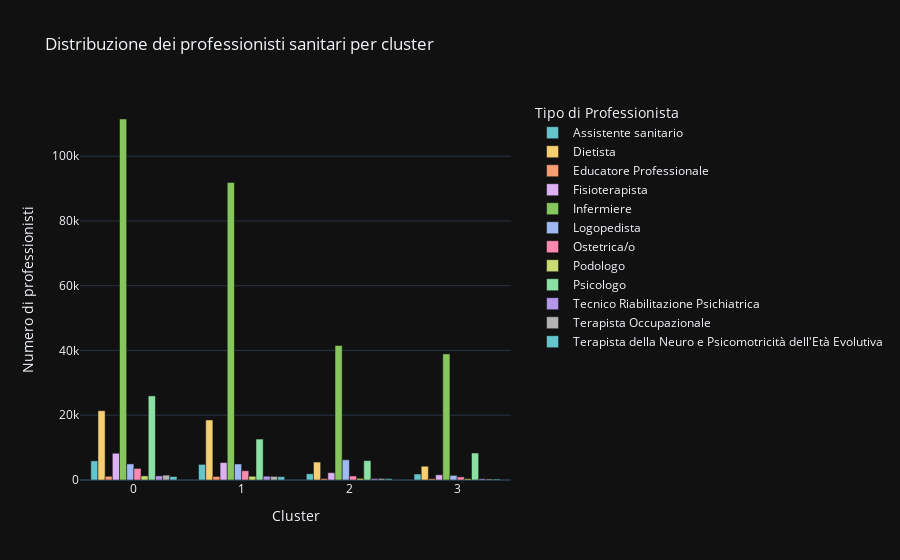

The cell this chart's notebook holds for it:
### Markdown cell above
### Analysis of the distribution of types of healthcare professionals by cluster
The following code calculates the frequency of each type of healthcare professional per cluster and visualizes the results in an interactive bar chart. This visualization provides insights into the distribution of different healthcare professional types within each cluster.

### Code cell
# Calculate the frequency of each type of healthcare professional per cluster
cluster_counts = data.groupby(['cluster', 'tipologia_professionista_sanitario']).size().reset_index(name='count')

# Create an interactive bar chart with Plotly
fig = px.bar(
    cluster_counts,
    x='cluster',
    y='count',
    color='tipologia_professionista_sanitario',
    title='Distribuzione dei professionisti sanitari per cluster',
    labels={'cluster': 'Cluster', 'count': 'Numero di professionisti', 'healthcare_professional_type': 'Tipo di Professionista'},
    barmode='group',
    color_discrete_sequence=px.colors.qualitative.Pastel
)

# Customize the chart
fig.update_layout(
    xaxis_title='Cluster',
    yaxis_title='Numero di professionisti',
    legend_title='Tipo di Professionista',
    legend=dict(
        x=1.05,  # Horizontal position of the legend
        y=1,     # Vertical position of the legend
        traceorder='normal'  # Order of items in the legend
    )
)

# Show the chart
fig.show()

### Figure 1 — Plotly figure (JSON) as saved in the notebook; plotly's stock layout.template omitted (floating-point values rounded to 4 significant figures)
{"data": [{"alignmentgroup": "True", "hovertemplate": "tipologia_professionista_sanitario=Assistente sanitario<br>Cluster=%{x}<br>Numero di professionisti=%{y}<extra></extra>", "legendgroup": "Assistente sanitario", "marker": {"color": "rgb(102, 197, 204)", "pattern": {"shape": ""}}, "name": "Assistente sanitario", "offsetgroup": "Assistente sanitario", "orientation": "v", "showlegend": true, "textposition": "auto", "x": [0, 1, 2, 3], "xaxis": "x", "y": [5906, 4816, 1922, 1844], "yaxis": "y", "type": "bar"}, {"alignmentgroup": "True", "hovertemplate": "tipologia_professionista_sanitario=Dietista<br>Cluster=%{x}<br>Numero di professionisti=%{y}<extra></extra>", "legendgroup": "Dietista", "marker": {"color": "rgb(246, 207, 113)", "pattern": {"shape": ""}}, "name": "Dietista", "offsetgroup": "Dietista", "orientation": "v", "showlegend": true, "textposition": "auto", "x": [0, 1, 2, 3], "xaxis": "x", "y": [21394, 18541, 5544, 4255], "yaxis": "y", "type": "bar"}, {"alignmentgroup": "True", "hovertemplate": "tipologia_professionista_sanitario=Educatore Professionale<br>Cluster=%{x}<br>Numero di professionisti=%{y}<extra></extra>", "legendgroup": "Educatore Professionale", "marker": {"color": "rgb(248, 156, 116)", "pattern": {"shape": ""}}, "name": "Educatore Professionale", "offsetgroup": "Educatore Professionale", "orientation": "v", "showlegend": true, "textposition": "auto", "x": [0, 1, 2, 3], "xaxis": "x", "y": [1155, 1089, 432, 382], "yaxis": "y", "type": "bar"}, {"alignmentgroup": "True", "hovertemplate": "tipologia_professionista_sanitario=Fisioterapista<br>Cluster=%{x}<br>Numero di professionisti=%{y}<extra></extra>", "legendgroup": "Fisioterapista", "marker": {"color": "rgb(220, 176, 242)", "pattern": {"shape": ""}}, "name": "Fisioterapista", "offsetgroup": "Fisioterapista", "orientation": "v", "showlegend": true, "textposition": "auto", "x": [0, 1, 2, 3], "xaxis": "x", "y": [8261, 5384, 2258, 1597], "yaxis": "y", "type": "bar"}, {"alignmentgroup": "True", "hovertemplate": "tipologia_professionista_sanitario=Infermiere<br>Cluster=%{x}<br>Numero di professionisti=%{y}<extra></extra>", "legendgroup": "Infermiere", "marker": {"color": "rgb(135, 197, 95)", "pattern": {"shape": ""}}, "name": "Infermiere", "offsetgroup": "Infermiere", "orientation": "v", "showlegend": true, "textposition": "auto", "x": [0, 1, 2, 3], "xaxis": "x", "y": [111478, 91885, 41526, 38929], "yaxis": "y", "type": "bar"}, {"alignmentgroup": "True", "hovertemplate": "tipologia_professionista_sanitario=Logopedista<br>Cluster=%{x}<br>Numero di professionisti=%{y}<extra></extra>", "legendgroup": "Logopedista", "marker": {"color": "rgb(158, 185, 243)", "pattern": {"shape": ""}}, "name": "Logopedista", "offsetgroup": "Logopedista", "orientation": "v", "showlegend": true, "textposition": "auto", "x": [0, 1, 2, 3], "xaxis": "x", "y": [4967, 4948, 6242, 1435], "yaxis": "y", "type": "bar"}, {"alignmentgroup": "True", "hovertemplate": "tipologia_professionista_sanitario=Ostetrica/o<br>Cluster=%{x}<br>Numero di professionisti=%{y}<extra></extra>", "legendgroup": "Ostetrica/o", "marker": {"color": "rgb(254, 136, 177)", "pattern": {"shape": ""}}, "name": "Ostetrica/o", "offsetgroup": "Ostetrica/o", "orientation": "v", "showlegend": true, "textposition": "auto", "x": [0, 1, 2, 3], "xaxis": "x", "y": [3574, 2863, 1229, 956], "yaxis": "y", "type": "bar"}, {"alignmentgroup": "True", "hovertemplate": "tipologia_professionista_sanitario=Podologo<br>Cluster=%{x}<br>Numero di professionisti=%{y}<extra></extra>", "legendgroup": "Podologo", "marker": {"color": "rgb(201, 219, 116)", "pattern": {"shape": ""}}, "name": "Podologo", "offsetgroup": "Podologo", "orientation": "v", "showlegend": true, "textposition": "auto", "x": [0, 1, 2, 3], "xaxis": "x", "y": [1263, 1152, 493, 372], "yaxis": "y", "type": "bar"}, {"alignmentgroup": "True", "hovertemplate": "tipologia_professionista_sanitario=Psicologo<br>Cluster=%{x}<br>Numero di professionisti=%{y}<extra></extra>", "legendgroup": "Psicologo", "marker": {"color": "rgb(139, 224, 164)", "pattern": {"shape": ""}}, "name": "Psicologo", "offsetgroup": "Psicologo", "orientation": "v", "showlegend": true, "textposition": "auto", "x": [0, 1, 2, 3], "xaxis": "x", "y": [25975, 12642, 5980, 8335], "yaxis": "y", "type": "bar"}, {"alignmentgroup": "True", "hovertemplate": "tipologia_professionista_sanitario=Tecnico Riabilitazione Psichiatrica<br>Cluster=%{x}<br>Numero di professionisti=%{y}<extra></extra>", "legendgroup": "Tecnico Riabilitazione Psichiatrica", "marker": {"color": "rgb(180, 151, 231)", "pattern": {"shape": ""}}, "name": "Tecnico Riabilitazione Psichiatrica", "offsetgroup": "Tecnico Riabilitazione Psichiatrica", "orientation": "v", "showlegend": true, "textposition": "auto", "x": [0, 1, 2, 3], "xaxis": "x", "y": [1270, 1169, 443, 378], "yaxis": "y", "type": "bar"}, {"alignmentgroup": "True", "hovertemplate": "tipologia_professionista_sanitario=Terapista Occupazionale<br>Cluster=%{x}<br>Numero di professionisti=%{y}<extra></extra>", "legendgroup": "Terapista Occupazionale", "marker": {"color": "rgb(179, 179, 179)", "pattern": {"shape": ""}}, "name": "Terapista Occupazionale", "offsetgroup": "Terapista Occupazionale", "orientation": "v", "showlegend": true, "textposition": "auto", "x": [0, 1, 2, 3], "xaxis": "x", "y": [1504, 1118, 467, 317], "yaxis": "y", "type": "bar"}, {"alignmentgroup": "True", "hovertemplate": "tipologia_professionista_sanitario=Terapista della Neuro e Psicomotricità dell'Età Evolutiva<br>Cluster=%{x}<br>Numero di professionisti=%{y}<extra></extra>", "legendgroup": "Terapista della Neuro e Psicomotricità dell'Età Evolutiva", "marker": {"color": "rgb(102, 197, 204)", "pattern": {"shape": ""}}, "name": "Terapista della Neuro e Psicomotricità dell'Età Evolutiva", "offsetgroup": "Terapista della Neuro e Psicomotricità dell'Età Evolutiva", "orientation": "v", "showlegend": true, "textposition": "auto", "x": [0, 1, 2, 3], "xaxis": "x", "y": [1073, 1029, 406, 311], "yaxis": "y", "type": "bar"}], "layout": {"xaxis": {"anchor": "y", "domain": [0.0, 1.0], "title": {"text": "Cluster"}}, "yaxis": {"anchor": "x", "domain": [0.0, 1.0], "title": {"text": "Numero di professionisti"}}, "legend": {"title": {"text": "Tipo di Professionista"}, "tracegroupgap": 0, "x": 1.05, "y": 1, "traceorder": "normal"}, "title": {"text": "Distribuzione dei professionisti sanitari per cluster"}, "barmode": "group"}}
